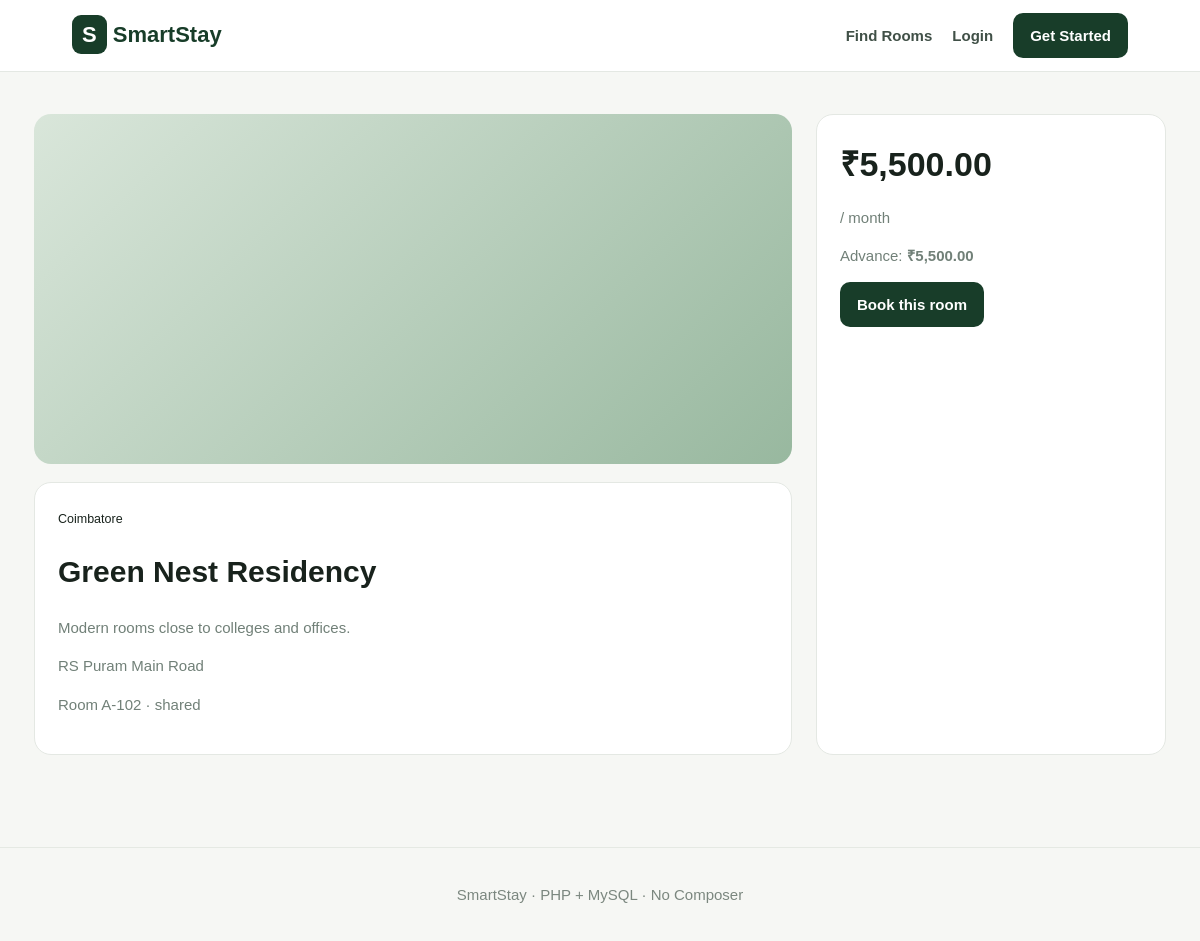
The page /room.php?id=2 on the database its author committed.
### tables this page shows
CREATE TABLE rooms(id INT AUTO_INCREMENT PRIMARY KEY,property_id INT NOT NULL,room_number VARCHAR(30) NOT NULL,room_type ENUM('private','shared') DEFAULT 'private',rent DECIMAL(10,2) NOT NULL,deposit DECIMAL(10,2) DEFAULT 0,status ENUM('available','occupied','maintenance') DEFAULT 'available',FOREIGN KEY(property_id) REFERENCES properties(id) ON DELETE CASCADE);

CREATE TABLE properties(id INT AUTO_INCREMENT PRIMARY KEY,owner_id INT NOT NULL,title VARCHAR(180) NOT NULL,address VARCHAR(255) NOT NULL,city VARCHAR(100) NOT NULL,description TEXT,created_at DATETIME DEFAULT CURRENT_TIMESTAMP,FOREIGN KEY(owner_id) REFERENCES users(id) ON DELETE CASCADE);

### config/config.php (called while the page is built, shortened)
<?php
function db(){static $p; if(!$p){$p=new PDO('mysql:host='.DB_HOST.';dbname='.DB_NAME.';charset=utf8mb4',DB_USER,DB_PASS,[PDO::ATTR_ERRMODE=>PDO::ERRMODE_EXCEPTION,PDO::ATTR_DEFAULT_FETCH_MODE=>PDO::FETCH_ASSOC]);}return $p;}
function e($x){return htmlspecialchars((string)$x,ENT_QUOTES,'UTF-8');} function money($n){return '₹'.number_format((float)$n,2);}

### room.php (the view)
<?php require 'config/config.php';$s=db()->prepare("SELECT r.*,p.title,p.address,p.city,p.description,u.name owner FROM rooms r JOIN properties p ON p.id=r.property_id JOIN users u ON u.id=p.owner_id WHERE r.id=?");$s->execute([(int)$_GET['id']]);$r=$s->fetch();if(!$r)exit('Room not found');$title=$r['title'];require 'config/header.php';?><div class="detail"><div><div class="photo big"></div><div class="panel"><small><?=e($r['city'])?></small><h1><?=e($r['title'])?></h1><p><?=e($r['description'])?></p><p><?=e($r['address'])?></p><p>Room <?=e($r['room_number'])?> · <?=e($r['room_type'])?></p></div></div><aside class="panel"><strong class="bigprice"><?=money($r['rent'])?></strong><p>/ month</p><p>Advance: <b><?=money($r['deposit'])?></b></p><?php if($r['status']==='available'):?><a class="btn" href="<?=BASE_URL?>/booking.php?room_id=<?=$r['id']?>">Book this room</a><?php else:?><b>Occupied</b><?php endif;?></aside></div><?php require 'config/footer.php';?>

### public/assets/style.css (style rules this page uses)
* { box-sizing:border-box }
body { margin:0;background:#f6f7f4;color:#18221c;font:15px/1.55 Arial,sans-serif }
.nav,.btn { background:#183d29;color:#fff!important;padding:11px 17px;border-radius:10px;text-decoration:none;border:0;font-weight:800;display:inline-block;cursor:pointer }
.features div,.panel { background:#fff;border:1px solid #e4e8e3;border-radius:17px;padding:23px }
.features p,.panel p { color:#718078 }
.photo { height:175px;background:linear-gradient(135deg,#d9e6da,#98b89f) }
.photo.big { height:350px;border-radius:17px;margin-bottom:18px }
.detail { display:grid;grid-template-columns:1fr 350px;gap:24px }
.bigprice { font-size:34px }

### rows shown on the page
rooms: property.city "Coimbatore", property.title "Green Nest Residency", property.description "Modern rooms close to colleges and offices.", property.address "RS Puram Main Road", room_number "A-102", room_type "shared", rent "₹5,500.00", deposit "₹5,500.00"
